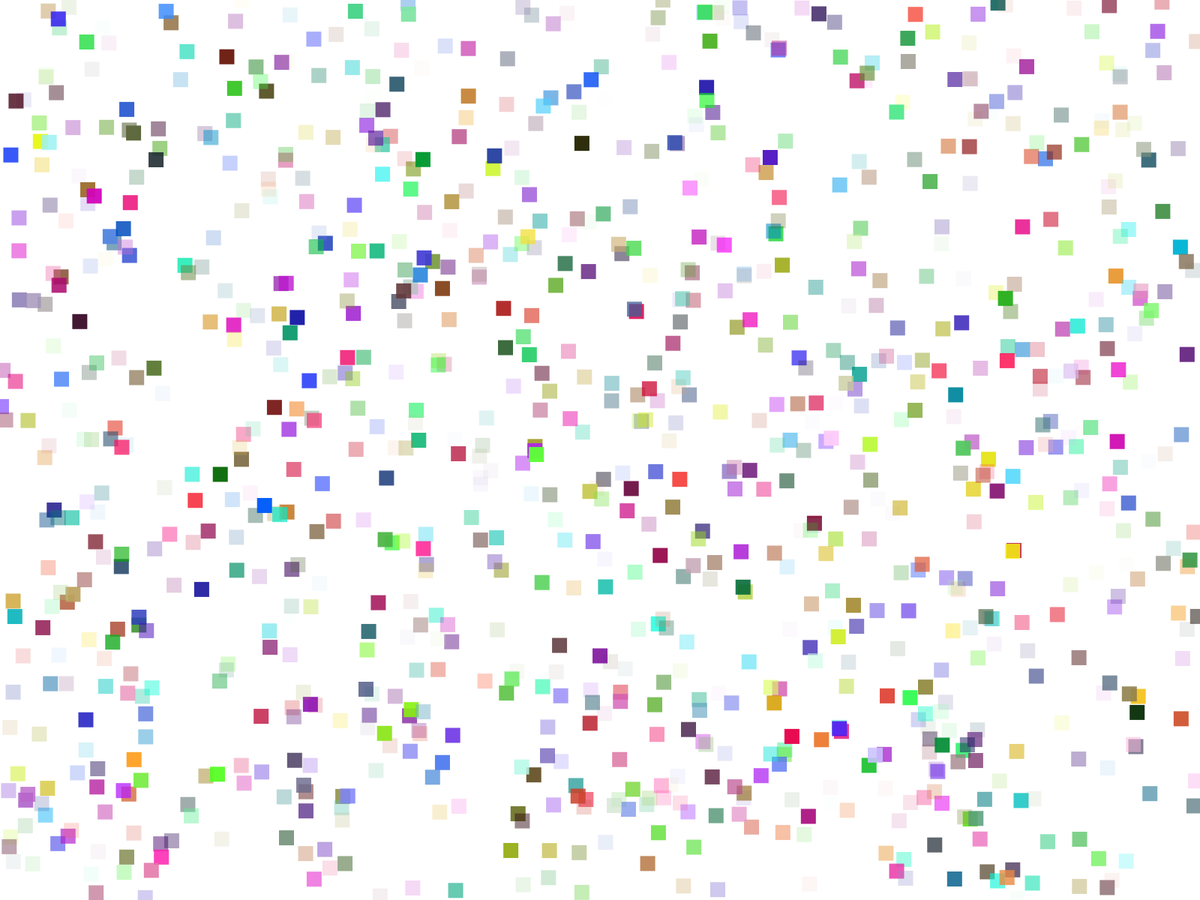
Frame 1 (no input)
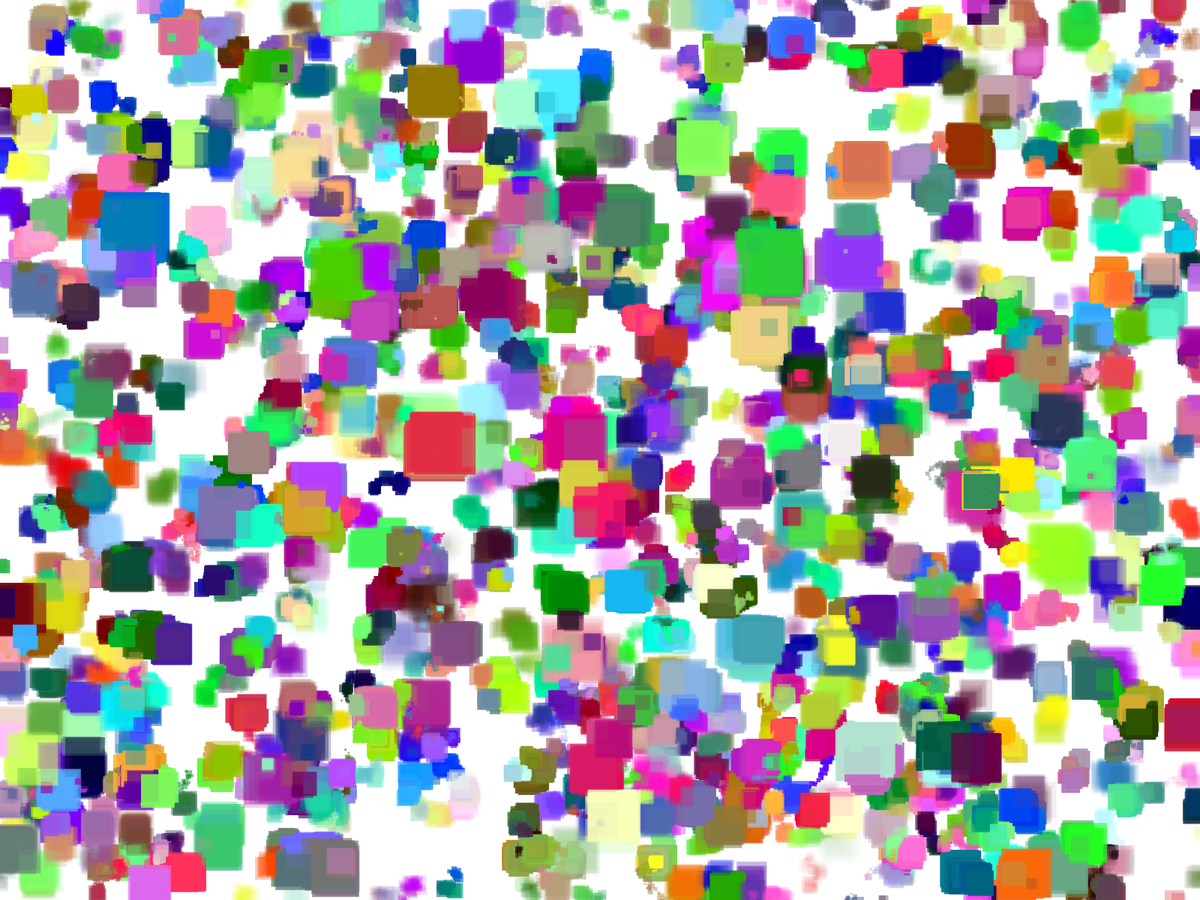
Frame 60 (the mouse pressed at the canvas centre just before this capture)
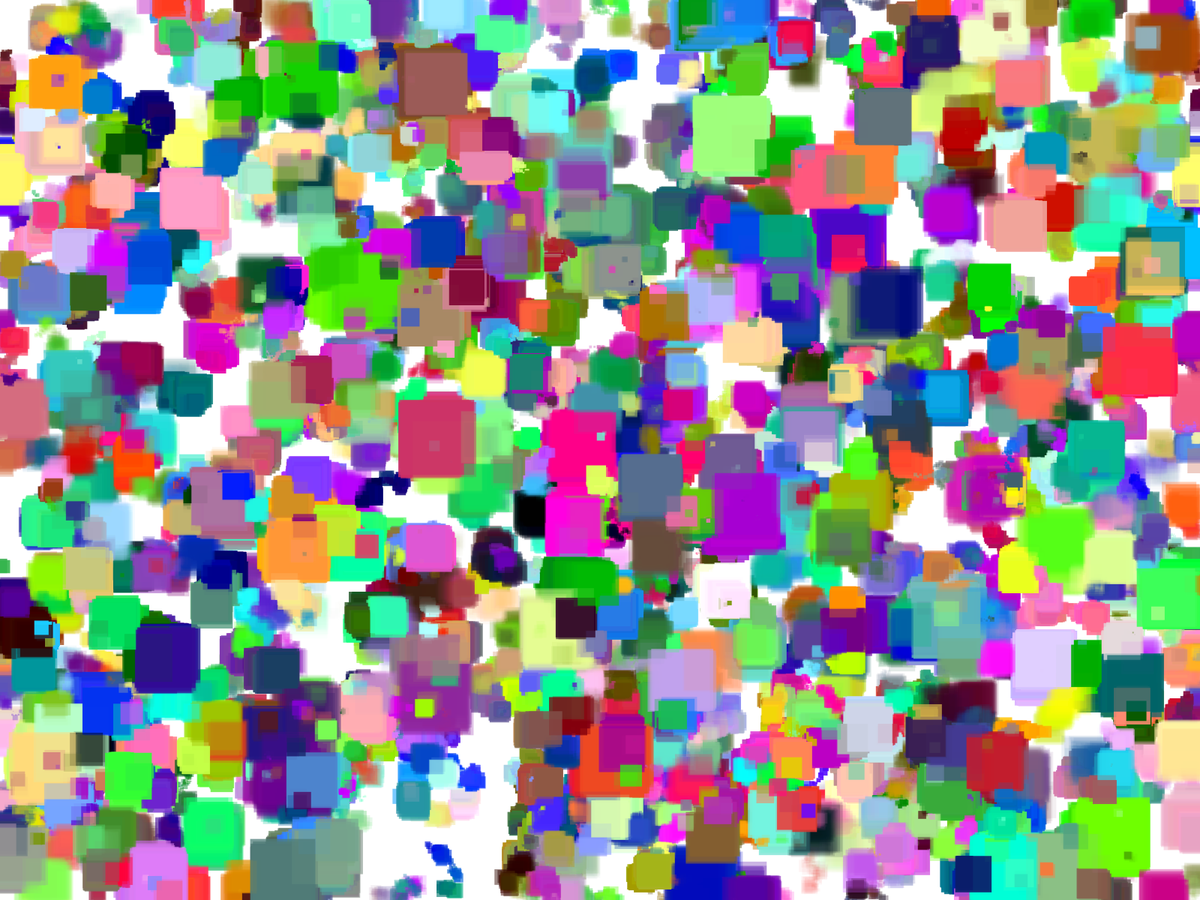
Frame 120 (the mouse held since frame 60 and released just before this capture)

The Processing sketch that drew these frames (run headless with seeded random() and noise(); from frame 60 on, the mouse is pressed at the canvas centre):

// Processing sketch: painterthing
// ── painterthing.pde

Painter[] painters;

void setup() {
  
  frameRate(10000);
  fullScreen();
  background(255);
  
  rectMode(CENTER);
  
  noStroke();
  
  painters = new Painter[1000];
  
  for(int i = 0; i < painters.length; i++) {
   
                  //float x, y, xInc, yInc, size, sizeInc, alpha, r, g, b, rgbInc;
    painters[i] = new Painter(random(width), random(height), 5, 5, 20, 5, random(255), random(255), random(255), random(255), 10);
    
  }
  
}

void draw() {
 
  for(int i = 0; i < painters.length; i++) {
   
    painters[i].paint();
    painters[i].move();
  
  }
  
}
// ── painter.pde
class Painter {
 
 float x, y, xInc, yInc, size, sizeInc, alpha, r, g, b, rgbInc;
  
  Painter(float _x, float _y, float _xInc, float _yInc, float _size, float _sizeInc, float _alpha, float _r, float _g, float _b, float _rgbInc) {
    
     x = _x;
     y = _y;
     
     xInc = _xInc;
     yInc = _yInc;
     
     size = _size;
      
     
     sizeInc = _sizeInc;
     
     
     alpha = _alpha;
     
     r = _r;
     g = _g;
     b = _b;
     
     rgbInc = _rgbInc;
     
     
    
  }
  
  void paint() {
    
   fill(r, g, b, alpha); 
   rect(x, y, size, size);
   
   r += random(-rgbInc, rgbInc);
   g += random(-rgbInc, rgbInc);
   b += random(-rgbInc, rgbInc);
   
  }
  
  void move() {
   
    x += random(-xInc, xInc);
    y += random(-yInc, yInc);
    
    size += random(-sizeInc, sizeInc);
    
    if(x > width) {
     
      x = 0;
      
    } else if(x < 0) {
     
      x = width;
      
    } else if(y > height) {
     
      y = 0;
      
    } else if(y < 0) {
      
      y = height; 
      
    }
    
    if(size > 100) {
      
      size = 100;
      
    } else if(size < -100) {
     
      size = -100;
      
    }
      
    
  }
  
  
}
